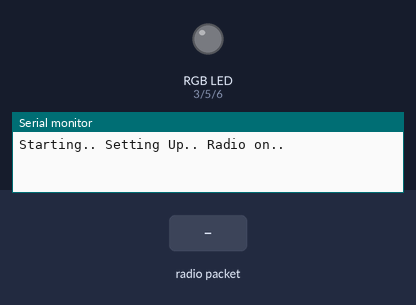
Simulated run of this sketch. Board: Arduino Uno, built with avr-gcc and run on an emulated ATmega328P. Shown: an RGB LED mixed from three pins (HIGH = lit), the last lines printed to the serial monitor. The test bench sets the inputs (shaded band). Dim RGB values are drawn brighter than linear; no radio packets arrive unless stated.

Above: at 1.2 s.
1.3 s: radio packet "1" arrives
At 2.5 s:
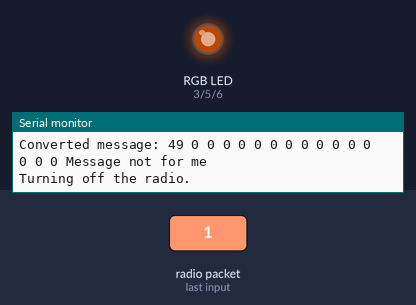
Timing chart, 0 to 4.3 s (numbered marks = the images above; inputs shaded):
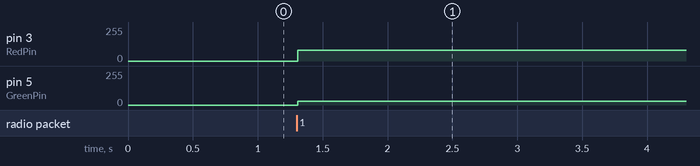

Measured:
- after the input at 1.3 s, pin 3 (RedPin): 0/255 → 80/255 at once; pin 5 (GreenPin): 0/255 → 30/255 at once

The sketch:

arduinoRFRecieve.ino
```cpp
#include<SPI.h>                   // spi library for connecting nrf
#include <Wire.h>                             // i2c libary fro 16x2 lcd display
#include<RF24.h>                  // nrf library


// Arduino identifier
#define ME 1

// Helper macro to merge bytes
#define TO_INT16(a,b) (((b)<<8)|(a))
#define TO_INT32(a,b,c,d) (((d)<<24)|((c)<<16)|((b)<<8)|(a))

RF24 radio(9, 10) ;  // ce, csn pins


//RGB LEDs are connected to these pins
int RedPin = 3;
int GreenPin = 5;
int BluePin = 6;

void setup() {
  while (!Serial) ;
  Serial.begin(9600) ;     // start serial monitor baud rate
  Serial.println("Starting.. Setting Up.. Radio on..") ; // debug message
  radio.begin();        // start radio at ce csn pin 9 and 10
  radio.setPALevel(RF24_PA_MAX) ;   // set power level
  radio.setChannel(0x76) ;            // set chanel at 76
  const uint64_t pipe = 0xE0E0F1F1E0LL ;    // pipe address same as sender i.e. raspberry pi
  radio.openReadingPipe(1, pipe) ;        // start reading pipe
  radio.enableDynamicPayloads() ;
  radio.powerUp() ;
  Wire.begin();                 //start i2c address

  if (! radio.isChipConnected()) { //sanity check
    Serial.println("Warning: RF chip isn't connected!");
  }

  //set the LED pins to output
  pinMode(RedPin, OUTPUT);
  pinMode(GreenPin, OUTPUT);
  pinMode(BluePin, OUTPUT);
}


void loop() {

  radio.startListening() ;        // start listening forever
  byte receivedMessage[32];   // set incmng message for 32 bytes
  int convertedMessage[16];

  int testExpected[] = {ME, 244, 355, 66, 123, -90, -100, 10, 3, 0, 0, 0, 0, 0, 0, 0};

  if (radio.available()) {       // check if message is coming
    radio.read(receivedMessage, sizeof(receivedMessage));    // read the message and save

    readInt(receivedMessage, convertedMessage); //read the bytes and convert to int array

    //print the converted array
    Serial.print("Converted message: ");
    for (int i = 0; i < 16; i++) {
      Serial.print(convertedMessage[i]);
      Serial.print(" ");
    }

    /*
     * testing: LED statuses based on converted array
     * green - message is intended for this arduino and matches expected
     * red   - message is intended for this arduino and doesn't match expected
     * yellow- message is not intended for this arduino
     */
    if (messageForMe(convertedMessage)) {
      if (intArraysEqual(testExpected, 16, convertedMessage, 16)) {
        Serial.println("Message for me and expected.");
        green();
      } else {
        Serial.println("Message for me and not expected.");
        red();
      }
    } else {
      Serial.println("Message not for me");
      yellow();
    }

    Serial.println("Turning off the radio.") ;   // print message on serial monitor
    radio.stopListening() ;   // stop listening radio
  }
  delay(10);
}

// Given an array of bytes, converts to integers and stores in converted[]
// Assumes byteArry is of size 32 and that two adjacent bytes represent an int
void readInt(byte byteArray[], int converted[])
{
  int byteNum = 0;
  byte result[2];
  for (int i = 0; i < 16; i++) {
    for (int j = 0; j < 2; j++) {
      result[j] = byteArray[byteNum];
      byteNum++;
    }
    converted[i] = TO_INT16(result[0], result[1]);
  }
}

// Given two integer arrays and ints representing their lengths,
// determines if the arrays are equal (in length and sequentially)
bool intArraysEqual(int array1[], int length1, int array2[], int length2)
{
  //  if (sizeof(array1) != sizeof(array2)) {
  if (length1 != length2) {
    return false;
  }
  for (int i = 0; i < length1; i++) {
    if (array1[i] != array2[i]) {
      return false;
    }
  }
  return true;
}

void red () {

  //set the LED pins to values that make red
  analogWrite(RedPin, 100);
  analogWrite(GreenPin, 0);
  analogWrite(BluePin, 0);
}

void green () {

  //set the LED pins to values that make green
  analogWrite(RedPin, 0);
  analogWrite(GreenPin, 100);
  analogWrite(BluePin, 0);
}

void yellow () {

  //set the LED pins to values that make yellow
  analogWrite(RedPin, 80);
  analogWrite(GreenPin, 30);
  analogWrite(BluePin, 0);
}

// Given an integer message, determines if the message is meant for this arduino
bool messageForMe(int message[]) {
  return message[0] == ME;
}
```
